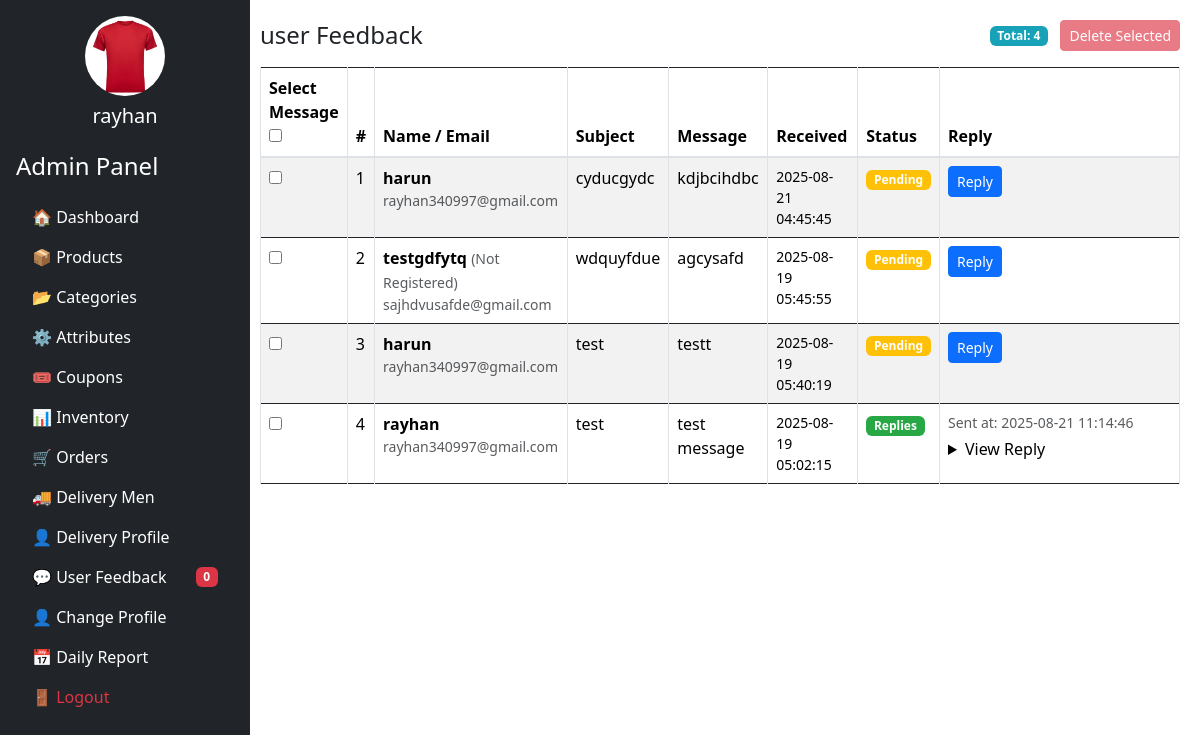
Page /admin/index.php?page=feedback (signed in) on the committed database.
### tables this page shows
CREATE TABLE `contact_message` (
  `id` int(11) NOT NULL,
  `name` varchar(150) NOT NULL,
  `email` varchar(200) NOT NULL,
  `subject` varchar(200) NOT NULL,
  `message` text DEFAULT NULL,
  `is_read` tinyint(4) NOT NULL DEFAULT 0,
  `is_replied` tinyint(1) DEFAULT 0,
  `reply_text` text DEFAULT NULL,
  `replied_at` datetime DEFAULT NULL,
  `created_at` timestamp NOT NULL DEFAULT current_timestamp()
);

### admin/pages/feedback.php (the view, shortened to what this page needs)
<?php
$database = new Database();
$conn = $database->dbConnection();
$conn->exec("UPDATE contact_message SET is_read = 1 WHERE is_read = 0");
$sql = "SELECT cm.*,
		CASE WHEN u.id IS NULL THEN 0 ELSE 1 END AS is_registered
		FROM contact_message cm
		LEFT JOIN users u ON u.email = cm.email
		ORDER BY cm.created_at DESC";
$stmt = $conn->query($sql);
$rows = $stmt->fetchAll(PDO::FETCH_ASSOC);
?>
<div class="d-flex justify-content-between align-items-center mb-3">
	<h4 class="mb-0">user Feedback</h4>
	<div>
		<span class="badge badge-info"> Total: <?= count($rows) ?></span>
	<button id="deleteSelected" class="btn btn-sm btn-danger ml-2" disabled>Delete Selected</button>
	</div>
</div>
<div class="table-responsive">
	<table class="table table-bordered table-striped" id="fbTable">
		<thead>
			<tr>
				<th style="width: 40px;">Select Message
					<input type="checkbox" name="selectAll" id="selectAll">
				</th>
				<th>#</th>
				<th>Name / Email</th>
				<th>Subject</th>
				<th>Message</th>
				<th>Received</th>
				<th>Status</th>
				<th>Reply</th>
			</tr>
		</thead>
		<tbody>
			<?php foreach($rows as $i => $r):?>
			<tr data-id="<?= (int)$r['id'];?>">
				<td>
					<input type="checkbox" name="rowChk" class="rowChk" value="<?= (int)$r['id'] ?>">
				</td>
				<td><?= $i + 1 ?></td>
				<td>
					<div><strong><?= htmlspecialchars($r['name']) ?></strong><?php if((int)$r['is_registered'] === 0):?>
						<small class="text-muted">(Not Registered)</small>
					<?php endif; ?>
					</div>
					<div class="text-muted small"><?= htmlspecialchars($r['email']) ?></div>
				</td>
				<td><?= htmlspecialchars($r['subject'] ? : '--')?></td>
				<td style="max-width: 360px; white-space: pre-wrap;"><?= nl2br(htmlspecialchars($r['message'])) ?></td>
				<td class="small"><?= htmlspecialchars($r['created_at'])?></td>
				<td>
					<?php if((int)$r['is_replied'] === 1):?>
						<span class="badge badge-success">Replies</span>
						<?php else: ?>
							<span class="badge badge-warning">Pending</span>
						<?php endif; ?>
				</td>
				<td style="min-width: 240px;">
					<?php if((int)$r['is_replied'] === 0):?>
						<button class="btn btn-sm btn-primary relpyBtn" data-id="<?= $r['id']?>">Reply</button>
						<?php else: ?>
							<div class="small text-muted">
								Sent at: <?= htmlspecialchars($r['replied_at'] ? : '--')?>
							</div>
						<?php
							if(!empty($r['reply_text'])):?>
								<details class="mt-1">
									<summary>View Reply</summary>
								</details>
							<?php endif; ?>
						<?php endif; ?>
				</td>
			</tr>
		<?php endforeach; ?>
		</tbody>
	</table>
</div>

### admin/includes/sidebar.php (shortened to what this page needs)
<!DOCTYPE html>
<html lang="en">
<head>
  <link href="https://cdn.jsdelivr.net/npm/bootstrap@5.3.3/dist/css/bootstrap.min.css" rel="stylesheet">
</head>
<body>
<div id="sidebar" class="bg-dark p-3">
  <div class="text-center mb-4">
    <?php
      require_once __DIR__.'/../dbConfig.php';
      $admin_id = $_SESSION['admin_logged_in'] ?? null;
      $adminPhoto = 'default.jpg';
      $adminName = 'Admin';
      if($admin_id) {
        $stmt = $DB_con->prepare("SELECT * FROM admins WHERE id =?");
        $stmt->execute([$admin_id]);
        $admin = $stmt->fetch(PDO::FETCH_ASSOC);
        if($admin) {
          $adminPhoto = !empty($admin['photo']) ? $admin['photo'] : 'default.jpg';
          $adminName = $admin['username'];
        }
      }
    ?>
    <img src="../uploads/admins/<?= htmlspecialchars($adminPhoto) ?>"
         class="rounded-circle mb-2" width="80" height="80" alt="Admin Photo">
    <h5><?= htmlspecialchars($adminName) ?></h5>
  </div>
  <h4 class="mb-3">Admin Panel</h4>
  <ul class="nav flex-column">
    <li class="nav-item"><a href="index.php?page=dashboard" class="nav-link">🏠 Dashboard</a></li>
    <li class="nav-item"><a href="index.php?page=products" class="nav-link">📦 Products</a></li>
    <li class="nav-item"><a href="index.php?page=categories" class="nav-link">📂 Categories</a></li>
    <li class="nav-item"><a href="index.php?page=attributes" class="nav-link">⚙ Attributes</a></li>
    <li class="nav-item"><a href="index.php?page=coupons" class="nav-link">🎟 Coupons</a></li>
    <li class="nav-item">
      <a class="nav-link" data-bs-toggle="collapse" href="#inventoryMenu" role="button">
        📊 Inventory
      </a>
    </li>
    <li class="nav-item d-flex align-items-center justify-content-between">
      <a href="index.php?page=orders" class="nav-link">🛒 Orders</a>
    </li>
    <li class="nav-item"><a href="index.php?page=delivery_men" class="nav-link">🚚 Delivery Men</a></li>
     <li class="nav-item"><a href="index.php?page=delivery_profile" class="nav-link">👤 Delivery Profile</a></li>
    <li class="nav-item d-flex align-items-center justify-content-between">
      <a href="index.php?page=feedback" class="nav-link">💬 User Feedback</a>
      <span id="fbCount" class="badge bg-danger me-3">0</span>
    </li>
    <li class="nav-item"><a href="index.php?page=admin_profile" class="nav-link">👤 Change Profile</a></li>
    <li class="nav-item"><a href="index.php?page=daily_report" class="nav-link">📅 Daily Report</a></li>
    <li class="nav-item"><a href="logout.php" class="nav-link text-danger">🚪 Logout</a></li>
  </ul>
</div>
</body>
</html>

### admin/includes/header.php (style rules this page uses)
body { margin:0; padding: 0; }

### admin/includes/sidebar.php (style rules this page uses)
body { overflow-x: hidden; }
#sidebar { width: 250px; height: 100vh; position: fixed; left: 0; top: 0; background-color: #212529; color: white; overflow-y: auto; }
#sidebar .nav-link { color: #fff; }

### rows in the picture
contact_message: name "harun", email "rayhan340997@gmail.com", subject "cyducgydc", message "kdjbcihdbc", created_at "2025-08-21 04:45:45", is_replied "Pending"
contact_message: name "testgdfytq", shows "(Not Registered)", email "sajhdvusafde@gmail.com", subject "wdquyfdue", message "agcysafd", created_at "2025-08-19 05:45:55", is_replied "Pending"
contact_message: name "harun", email "rayhan340997@gmail.com", subject "test", message "testt", created_at "2025-08-19 05:40:19", is_replied "Pending"
contact_message: name "rayhan", email "rayhan340997@gmail.com", subject "test", message "test message", created_at "2025-08-19 05:02:15", is_replied "Replies", replied_at "2025-08-21 11:14:46"

### other values in the picture
$adminName "rayhan"
count($rows) "4"
